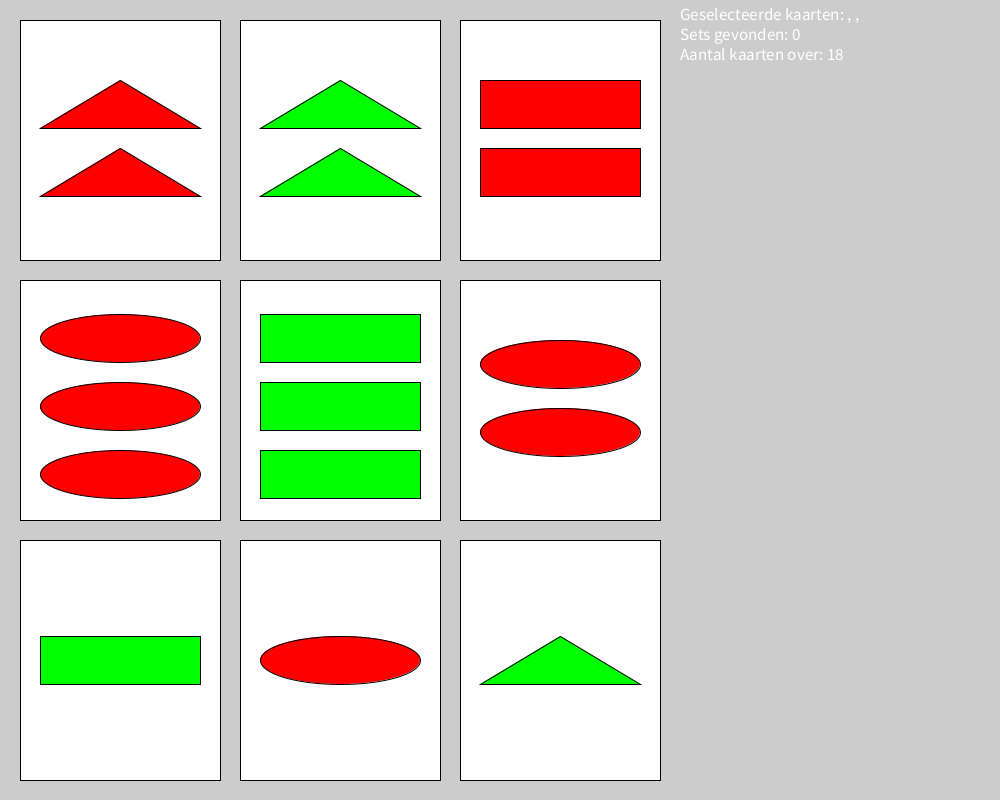
Frame 1 (no input)
Frame 60 (the mouse pressed at the canvas centre just before this capture): identical to frame 1, image omitted
Frame 120 (the mouse held since frame 60 and released just before this capture): identical to frame 1, image omitted

The Processing sketch that drew this single still picture (run headless with seeded random() and noise(); from frame 60 on, the mouse is pressed at the canvas centre):

// Processing sketch: Set
// ── Set.pde
//global class declarations
Game game = new Game();
Player player = new Player();
Card card = new Card(); 

void setup() {
  size(1000, 800);
  game.Start();
  drawAllCards(game.cardsOnTable);
//  assignPoint(card.isSet(player.selectedCards));
  drawAllCards(game.cardsOnTable);
  printInfo();
}

void draw() {
}

void mousePressed() {
  background(200);
  player.selectCard(card.cardWidth, card.cardHeight);
 assignPoint(card.isSet(player.selectedCards));
  drawAllCards(game.cardsOnTable);
  printInfo();
}





























//Jiankai Zheng
//ITA-1C
//Hogeschool van Arnhem en Nijmegen
//jk.zheng@hotmail.com

// ── Card.pde
class Card {
  //123 means 1, 2 or 3 figures. RGB means if the figure is red green or blue. Red means which shape the figure has, (R)ectangle, (E)llipse or (T)riangle
  String[] cardProperties = {"123", "rgb", "ret"}; 
  //all settings will be setted here
  float cardWidth;
  float cardHeight;
  float cardMargin = 20;
  //X and Y coordinates of the cards on the table
  final float cardX = 20;
  final float cardY = 20;
  void setValues() {
    cardWidth = width / 5;
    cardHeight = cardWidth * 1.2;
    cardMargin = 20;
  }
  //generates a list of cards based on the card properties that is defined above (see variable 'String[] cardProperties')
  //it returns a list of cards that are shuffled in a random order using the Shuffle function
  String[] generateCards() {
    String firstElement, secondElement, thirdElement; //the values of the cardProperties, for example, firstElement contains either 1, 2 or 3 from the cardProperties array
    String[] cards = {}; // contains the generated cards
    //generates the cards by looping through each element and adding every possible combination, which is 27 in total.
    for (int i = 0; i < cardProperties.length; i++) {
      firstElement = cardProperties[0].substring(i, i+1);
      for (int j = 0; j < cardProperties.length; j++) {
        secondElement = cardProperties[1].substring(j, j+1);
        for (int m = 0; m < cardProperties.length; m++) {
          thirdElement = cardProperties[2].substring(m, m+1);
          cards = append(cards, firstElement + secondElement + thirdElement);
        }
      }
    }

    return cards;
  }
  //a player will call this function when he has selected 3 cards and the function checks whether the cards are a set or not.
  boolean isSet(String[] selectedCards) {
    int points = 0;//points to meet the requirement which is 3, if 3 is met then it is a set
    if (selectedCards.length == 3) {
      if ((selectedCards[0] != "") && (selectedCards[1] != "") && (selectedCards[2] != "")) {
        for (int i = 0; i < 3; i++) {
          if ((selectedCards[0].substring(i, i+1).equals(selectedCards[1].substring(i, i+1))) && (selectedCards[1].substring(i, i+1).equals(selectedCards[2].substring(i, i+1)))) {//all card property same?
            points++;//if it is then assign point
          } else if ((!selectedCards[0].substring(i, i+1).equals(selectedCards[1].substring(i, i+1))) && (!selectedCards[1].substring(i, i+1).equals(selectedCards[2].substring(i, i+1)))) {//all card property different?
            points++;
          }
        }
        if (points < 3) {
          clearSelection();
          println("Geen set");
        }
      }
    }
println(points);
    return (points == 3) ? true : false;
  }


  //shuffles the generated cards in a random order and returns it with a string array
  String[] Shuffle(String[] cards) {
    String[] shuffledCards = new String[27];//max 27 cards
    boolean shuffled = false;//if the card has been shuffled or not, if not then it should be shuffled again
    int randomIndex = -1;//random index for the shuffle
    for (int i = 0; i < cards.length; i++) {
      shuffled = false;
      while (!shuffled) {//if the card hasn't been shuffled yet it should try again
        randomIndex = (int)random(0, 27);
        if (shuffledCards[randomIndex] == null || shuffledCards[randomIndex] == "") {//only add the card to the array if it the array element is not occupied by another card
          shuffledCards[randomIndex] = cards[i];
          shuffled = true;
        }
      }
    }
    return shuffledCards;
  }
}

// ── Functions.pde
void drawCard(String card, float cardX, float cardY, float cardWidth, float cardHeight, float margin) { //<>//
  float x = cardX + margin; //x coordinate of the card figures
  float y = cardY;//y coordinate of the card figures
  float figureWidth = cardWidth - (margin * 2); //figure width
  float figureHeight = cardHeight / 5; // figure height
  fill(255);
  if (player.selectedCards.length > 0) {
    for (int i = 0; i < player.selectedCards.length; i++) {
      if (player.selectedCards[i].equals(card)) {
        fill(252, 255, 127);
      }
    }
  }

  rect(cardX, cardY, cardWidth, cardHeight); //drawing the card background
  //what color?
  if (card.substring(1, 2).equals("r")) {
    fill(255, 0, 0);
  } else if (card.substring(1, 2).equals("g")) {
    fill(0, 255, 0);
  } else {
    fill(0, 0, 255);
  }
  //how many figures?
  if (card.substring(0, 1).equals("1")) {
    y = (cardY + cardHeight / 2.5);
  } else if (card.substring(0, 1).equals("2")) {
    y = (cardY + cardHeight / 4);
  } else {
    y = (cardY + cardHeight / 7);
  }
  //draws the figures. r = rectangle, e = ellipse, t = triangle
  if (card.substring(2).equals("r")) {
    for (int i = 0; i <int(card.substring(0, 1)); i++) {//int(card.substring(0,1) takes the first character of the string which contains the number of figures
      //    println("1");
      rect(x, y, figureWidth, figureHeight);
      y += figureHeight + margin;
    }
  } else if (card.substring(2).equals("e")) {
    ellipseMode(CORNER);
    for (int i = 0; i <int(card.substring(0, 1)); i++) {
      ellipse(x, y, figureWidth, figureHeight);
      y += figureHeight + margin;
    }
  } else if (card.substring(2).equals("t")) {
    y += figureHeight;
    for (int i = 0; i <int(card.substring(0, 1)); i++) {
      triangle(x, y, x+(figureWidth /2), y-figureHeight, x+figureWidth, y);
      y += figureHeight + margin;
    }
  }
  fill(255);
}
//drawing all 9 cards on the screen
void drawAllCards(String[] cards) {
  float cardX = card.cardX, cardY = card.cardY; // declaring and initializing the card coordinates
  for (int i = 0; i < cards.length; i++) {
    game.cardsXY[i][0] = cardX;
    game.cardsXY[i][1] = cardY;
    if (!cards[i].equals("")) {
      drawCard(cards[i], cardX, cardY, card.cardWidth, card.cardHeight, card.cardMargin);//calling the card draw function
    }
    cardX += card.cardWidth + card.cardMargin;
    if ((i+1) % 3 == 0 ) { // % 3 because it needs to start on a new row after 3 cards
      cardY = cardY + card.cardHeight + card.cardMargin;
      cardX = card.cardX;
    }
  }
}
//assign point to player if the selected cards are a set
void assignPoint(boolean isSet) {
  if (isSet) {
    player.setsFound++;
    removeCards(player.selectedCards);
  }
}

void removeCards(String[] selectedCards) {
  for (int i = 0; i < game.cardsOnTable.length; i++) {
    for (int j = 0; j < selectedCards.length; j++) {
      if (game.cardsOnTable[i].equals(selectedCards[j])) {
        game.cardsOnTable[i] = "";
      }
    }
  }
  clearSelection();
  game.pickCards();
}

void clearSelection() {
  for (int i = 0; i < player.selectedCards.length; i++) {
    player.selectedCards[i] = "";
  }
}

void printInfo() {
  float x = card.cardWidth * 3 + card.cardMargin * 3 + card.cardMargin;
  String selectedCards = "";
  textSize(17);
  for (int i = 0; i < player.selectedCards.length; i++) {
    selectedCards += player.selectedCards[i];
    if (i != player.selectedCards.length - 1) {
      selectedCards += ", ";
    }
  }
  text("Geselecteerde kaarten: " + selectedCards, x, card.cardMargin);
  text("Sets gevonden: " + player.setsFound, x, card.cardMargin * 2);
  text("Aantal kaarten over: " + (game.cardList.length - game.amountOfCardsPicked), x, card.cardMargin * 3);
}

// ── Game.pde
class Game {
  int amountOfCardsPicked = 0;
  //the cardList gets filled with cards that are generated with the generateCards() function, it returns an array.
  String[] cardList = {}; 
  //keeps track of what cards are on the table, the indexes of the cards will be saved here, the index is the index of the cardList array.
  String[] cardsOnTable = new String[9];
  float[][] cardsXY = new float[9][2];

  void pickCards() {
    for (int i = 0; i < cardsOnTable.length; i++) {
      if ((cardsOnTable[i] == null || cardsOnTable[i] == "") && amountOfCardsPicked < cardList.length) {
        cardsOnTable[i] = cardList[amountOfCardsPicked];
        amountOfCardsPicked++;
      }
    }
  }


  void Start() {
    card.setValues();
    game.cardList = card.generateCards();//generate all cards for the game(27)
    game.cardList = card.Shuffle(game.cardList);//shuffle the generated cards in a random order
    game.pickCards();//fill the table with cards(9) (THIS IS NOT DRAWING THE CARDS, MERELY FILLING THE ARRAY!)
  }
}
////checks how many sets there are on the table
//int activeSets() {
//}

// ── Player.pde
class Player { //<>//
  //the cards the player selected, max 3 cards can be selected.
  String[] selectedCards = {"", "", ""};

  //amount of sets the player found
  int setsFound;


  //this function will be called when a player selects a card, the index will be passed as a paramater and added to the selectedCards array.
  void selectCard(float cardWidth, float cardHeight) {
    boolean changed = false;
    String card = "";
    for (int i = 0; i < game.cardsXY.length; i++) {

      if ((mouseX >= game.cardsXY[i][0] && mouseX <= game.cardsXY[i][0] + cardWidth) && (mouseY >= game.cardsXY[i][1] && mouseY <= game.cardsXY[i][1] + cardHeight)) {
        for (int j = 0; j < selectedCards.length; j++) {
          if (selectedCards[j].equals(game.cardsOnTable[i]) && !changed) {
            selectedCards[j] = "";
            changed = true;
          } else if (selectedCards[j] == "" && !changed) {
            selectedCards[j] = game.cardsOnTable[i];
            changed= true;
          }
        }
      }
    }
  }
}
